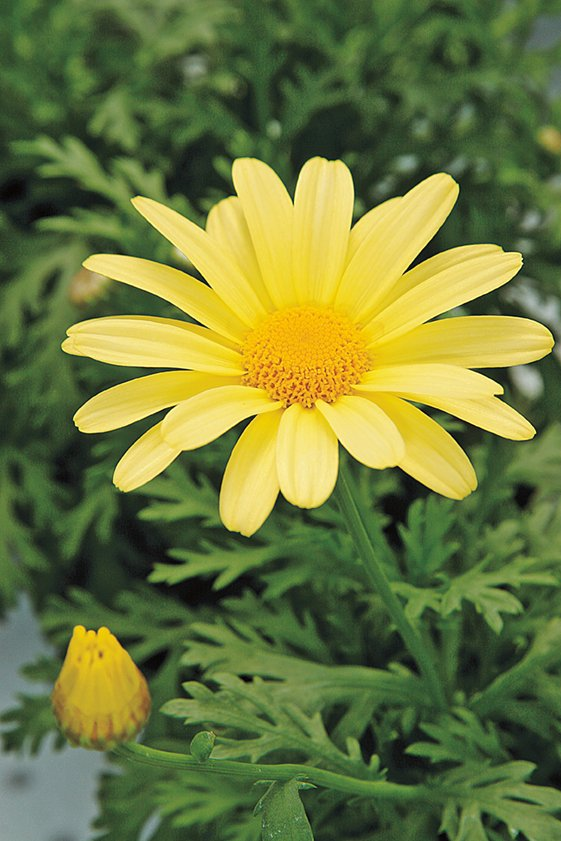
#> input picture daisy.jpg, 561 x 841 px
$ python Que_09.py
#> lines starting #> are read from the running program, lines starting #| are printed output that depends on the picture
import cv2
import numpy as np
from matplotlib import pyplot as plt


img = cv2.imread('daisy.jpg')
#> img is the input picture: shape (841, 561, 3); mean B, G, R 60.7, 120.3, 108.5
if img is None:
    raise ValueError("Image not found. Please provide the correct path.")

# Define a bounding rectangle for GrabCut (x, y, width, height)

rect = (50, 50, 550, 500)  # Tune these coordinates to enclose the flower


mask = np.zeros(img.shape[:2], np.uint8)
bgdModel = np.zeros((1, 65), np.float64)
fgdModel = np.zeros((1, 65), np.float64)

# Run GrabCut
cv2.grabCut(img, mask, rect, bgdModel, fgdModel, 5, cv2.GC_INIT_WITH_RECT)
segmentation_mask = np.where((mask == 2) | (mask == 0), 0, 1).astype('uint8') #0=background, 1=foreground
foreground = img * segmentation_mask[:, :, np.newaxis]  # Keep foreground pixels
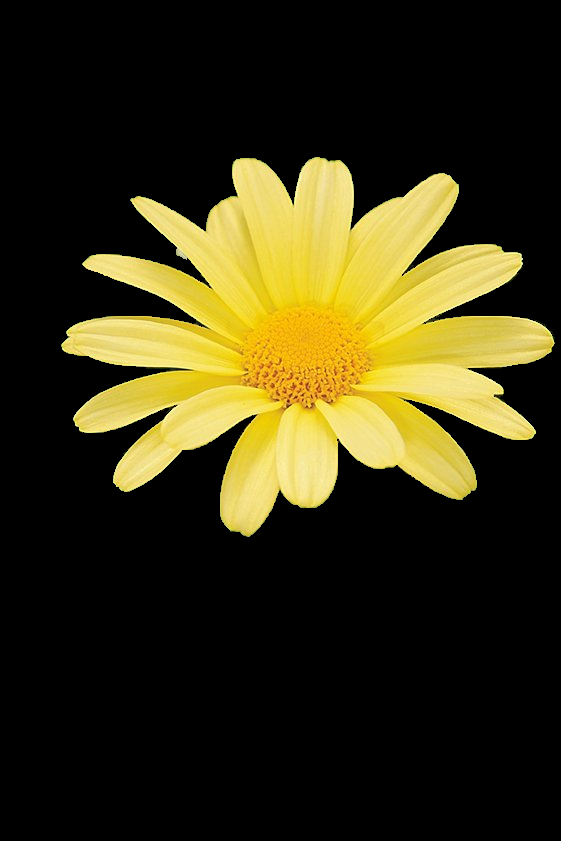
#> foreground: shape (841, 561, 3); mean B, G, R 19.1, 48, 53.7
background = img * (1 - segmentation_mask[:, :, np.newaxis])  # Keep background pixels
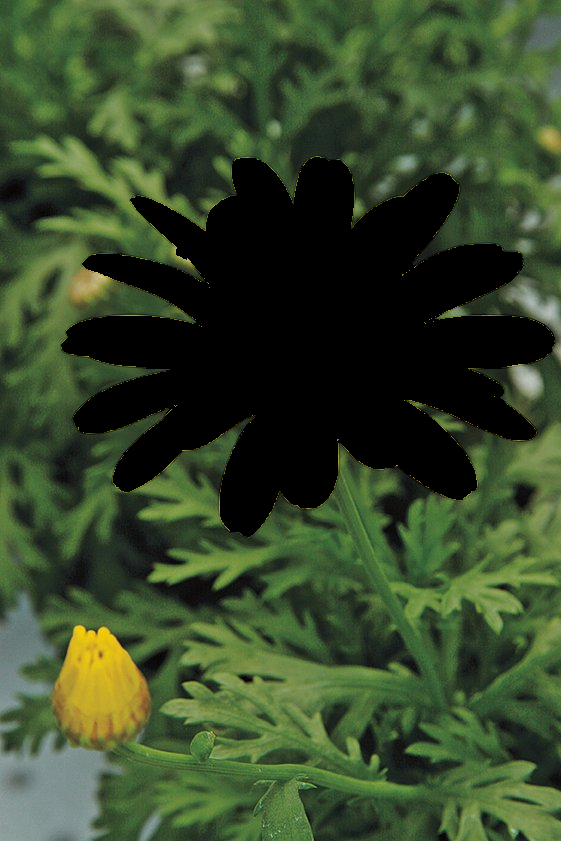
#> background: shape (841, 561, 3); mean B, G, R 41.5, 72.3, 54.8

blurred_bg = cv2.GaussianBlur(img, (19, 19), 0) #Apply Gaussian blur
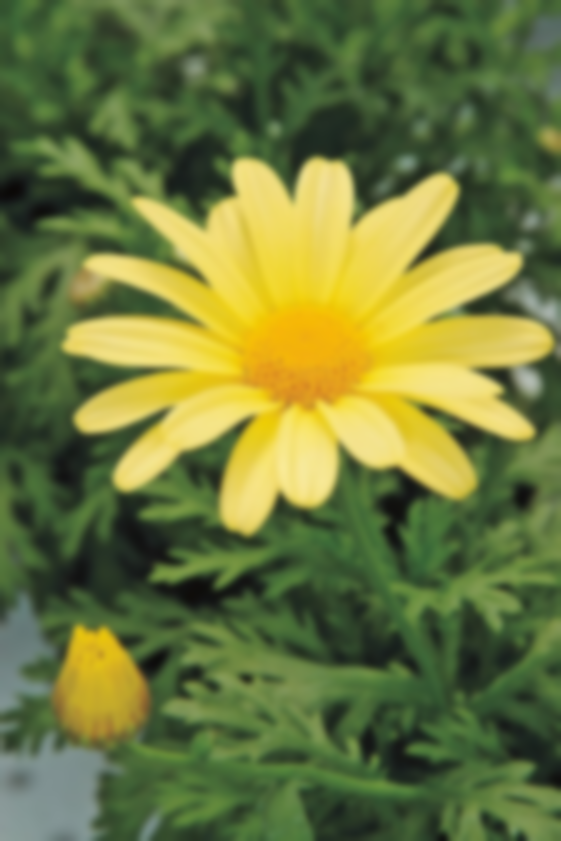
#> blurred_bg: shape (841, 561, 3); mean B, G, R 60.7, 120.3, 108.5


enhanced = blurred_bg.copy()

enhanced[segmentation_mask == 1] = img[segmentation_mask == 1]
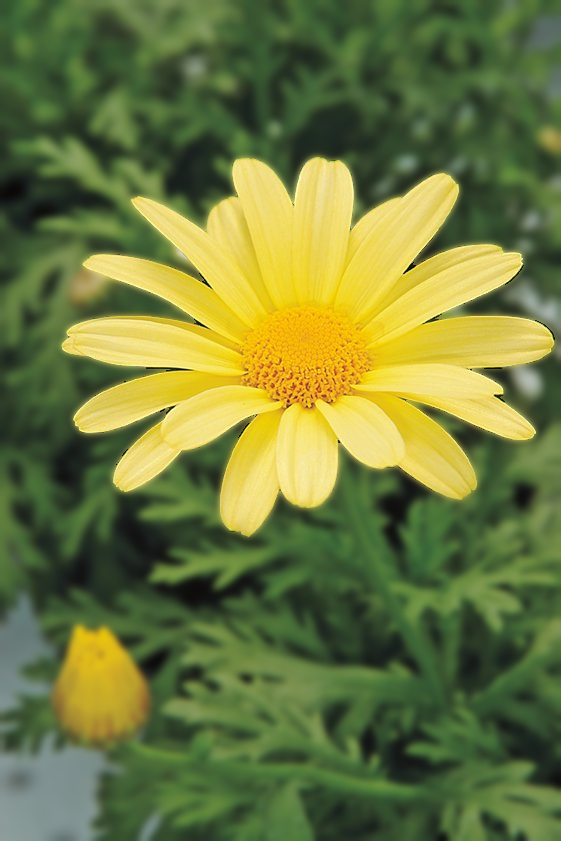
#> enhanced: shape (841, 561, 3); mean B, G, R 61.2, 121.3, 109.7

plt.figure(figsize=(15, 5))
plt.subplot(131)
plt.title('Segmentation Mask')
plt.imshow(segmentation_mask * 255, cmap='gray')
plt.axis('off')

plt.subplot(132)
plt.title('Foreground Image')
plt.imshow(cv2.cvtColor(foreground, cv2.COLOR_BGR2RGB))
plt.axis('off')

plt.subplot(133)
plt.title('Background Image')
plt.imshow(cv2.cvtColor(background, cv2.COLOR_BGR2RGB))
plt.axis('off')
plt.show()
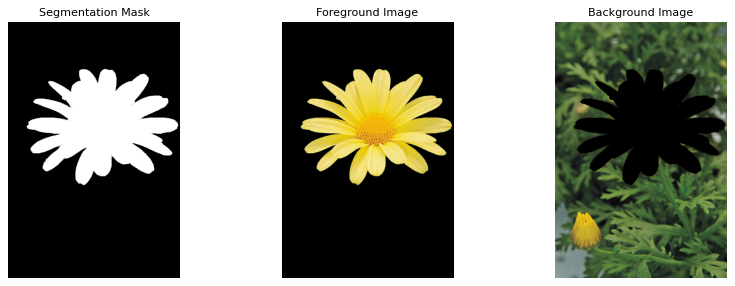
#> figure drawn by matplotlib, 3 panels

plt.figure(figsize=(10, 5))
plt.subplot(121)
plt.title('Original')
plt.imshow(cv2.cvtColor(img, cv2.COLOR_BGR2RGB))
plt.axis('off')

plt.subplot(122)
plt.title('Enhanced Image (Blurred Background)')
plt.imshow(cv2.cvtColor(enhanced, cv2.COLOR_BGR2RGB))
plt.axis('off')
plt.show()
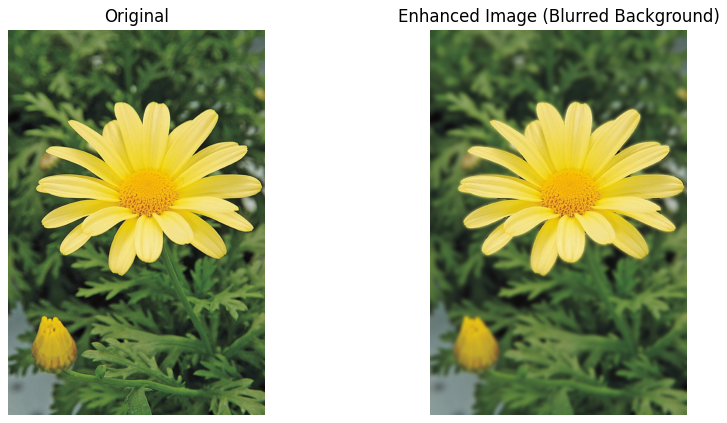
#> figure drawn by matplotlib, 2 panels

$ run again, with highlights_and_shadows.jpg copied over daisy.jpg
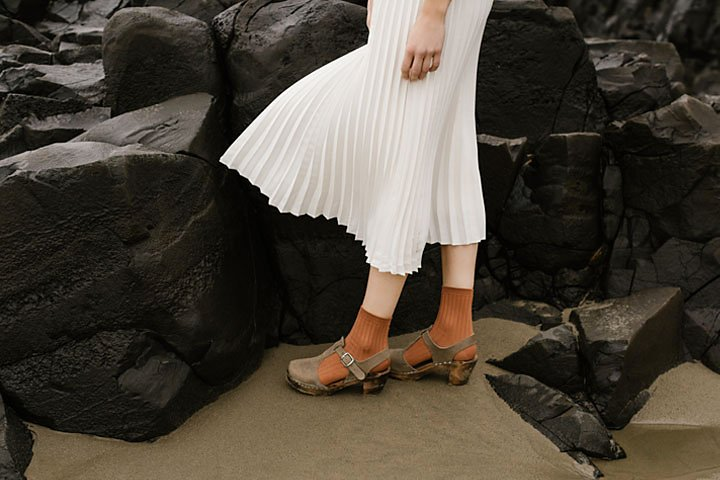
#> input picture highlights_and_shadows.jpg, 720 x 480 px
#> img is the input picture: shape (480, 720, 3); mean B, G, R 58.1, 68.6, 75.7
#> `foreground = img * segmentation_mask[:, :, np.newaxis]`:
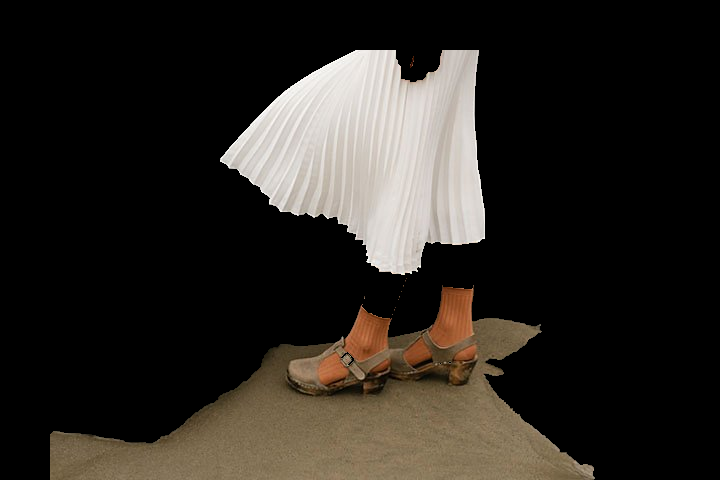
#> foreground: shape (480, 720, 3); mean B, G, R 33.6, 38.7, 42.8
#> `plt.show()`:
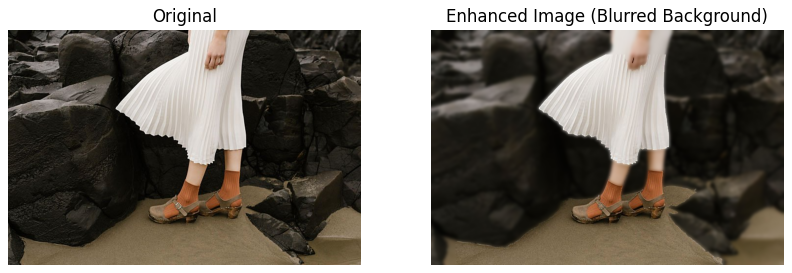
#> figure drawn by matplotlib, 2 panels
